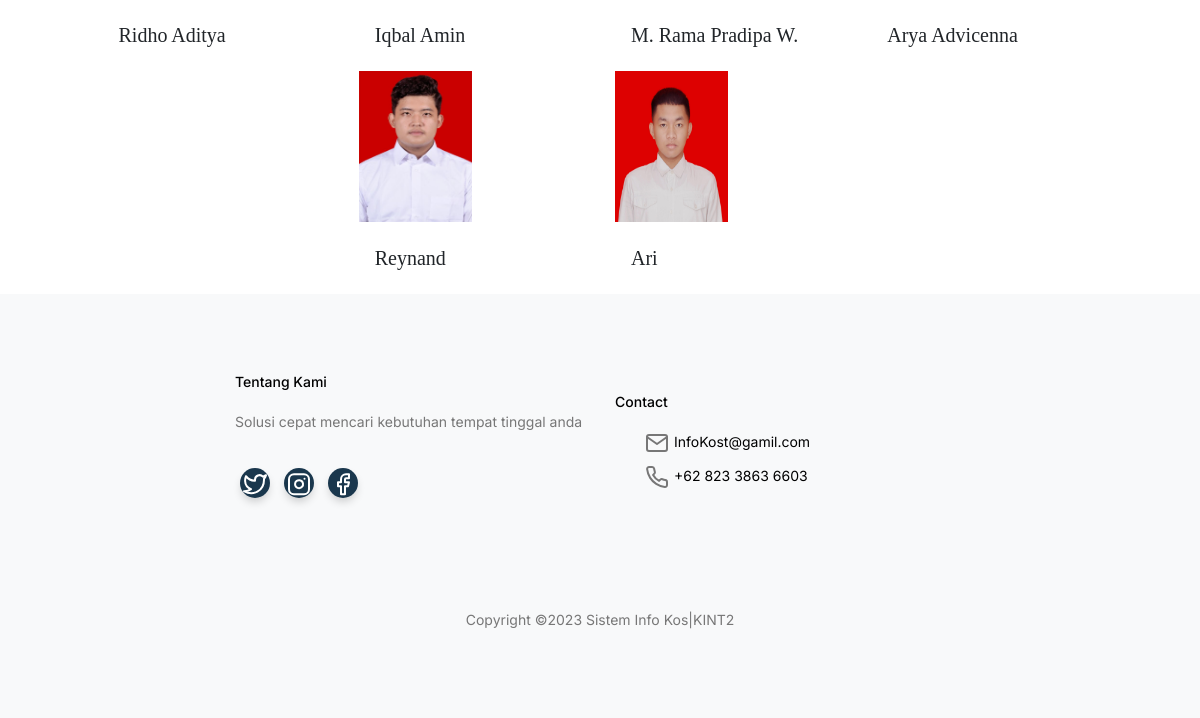
The app's page /contact.php (lower part), older data.
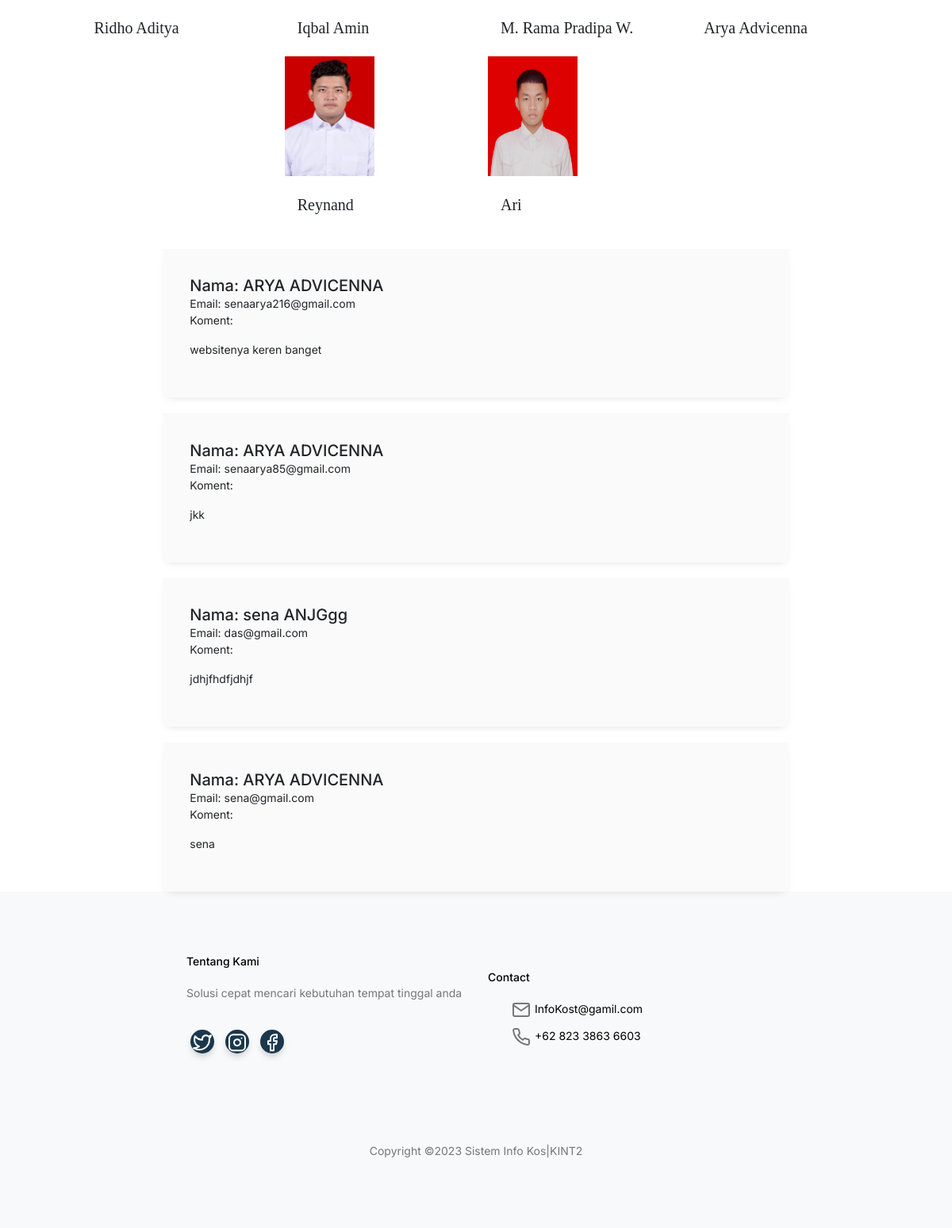
The same page, newer data.
### tables this page shows
CREATE TABLE `komen` (
  `id` int(11) NOT NULL,
  `nama` varchar(255) NOT NULL,
  `email` varchar(255) NOT NULL,
  `komentar` varchar(255) NOT NULL
);

### contact.php (the view, shortened to what this page needs)
<?php
include("koneksi.php");
?>
<!doctype html>
<html lang="en">
<head>
  <link href="https://maxcdn.bootstrapcdn.com/font-awesome/4.7.0/css/font-awesome.min.css" rel="stylesheet">
  <link rel="stylesheet" href="css/bootstrap.min.css">
  <link rel="stylesheet" href="css/owl.carousel.min.css">
  <link rel="stylesheet" href="css/owl.theme.default.min.css">
  <link rel="stylesheet" href="css/jquery.fancybox.min.css">
  <link rel="stylesheet" href="fonts/icomoon/style.css">
  <link rel="stylesheet" href="fonts/flaticon/font/flaticon.css">
  <link rel="stylesheet" href="css/daterangepicker.css">
  <link rel="stylesheet" href="css/aos.css">
  <link rel="stylesheet" href="css/style.css">
</head>
<body>
  <div class="row justify-content-center mt-5 section">
        <div class="col-lg-10">
          <div class="row">
            <div class="col-lg-3 mb-4">
              <div class="team">
                <div class="px-3">
                  <h3 class="mb-0">Ridho Aditya</h3>
                </div>
              </div>
            </div>
            <div class="col-lg-3 mb-4">
              <div class="team">
                  <div class="px-3">
                      <h3 class="mb-0">Iqbal Amin</h3>
                  </div>
              </div>
            </div>
            <div class="col-lg-3 mb-4">
              <div class="team">
                <div class="px-3">
                  <h3 class="mb-0">M. Rama Pradipa W.</h3>
                </div>
              </div>
            </div>
            <div class="col-lg-3 mb-4">
              <div class="team">
                <div class="px-3">
                  <h3 class="mb-0">Arya Advicenna </h3>
                </div>
              </div>
            </div>
            <div class="col-lg-3 mb-4">
              <div class="team">
                <img src="img/profil/Rey.jpg" alt="Image" class="img-fluid mb-4" style="width: 113.37px; height: 151.16px;">
                <div class="px-3">
                  <h3 class="mb-0">Reynand </h3>
                </div>
              </div>
            </div>
            <div class="col-lg-3 mb-4">
              <div class="team">
                <img src="img/profil/ari.jpg" alt="Image" class="img-fluid mb-4" style="width: 113.37px; height: 151.16px;">
                <div class="px-3">
                  <h3 class="mb-0">Ari </h3>
                </div>
              </div>
            </div>
          </div>
        </div>
      </div>
      <div class="row">
    <div class="col-md-8">
        <?php
        $result = mysqli_query($koneksi, "SELECT * FROM komen");
        while ($row = mysqli_fetch_assoc($result)) {
            ?>
            <div class="media g-mb-30 media-comment">
                <div class="media-body u-shadow-v18 g-bg-secondary g-pa-30">
                    <div class="g-mb-15">
                        <h5 class="h5 g-color-gray-dark-v1 mb-0">Nama: <?php echo htmlspecialchars($row['nama']); ?></h5>
                        <span class="g-color-gray-dark-v1 mb-0">Email: <?php echo htmlspecialchars($row['email']); ?></span>
                    </div>
                    <p>Koment: </p>
                    <p><?php echo htmlspecialchars($row['komentar']); ?></p>
                </div>
            </div>
            <?php
        }
        ?>
    </div>
</div>
  <div class="site-footer">
    <div class="inner first">
      <div class="container">
        <div class="row">
          <div class="col-md-6 col-lg-4">
            <div class="widget">
              <h3 class="heading">Tentang Kami</h3>
              <p>Solusi cepat mencari kebutuhan tempat tinggal anda</p>
            </div>
            <div class="widget">
              <ul class="list-unstyled social">
                <li><a href="#"><span class="icon-twitter"><i data-feather="twitter"></i></span></a></li>
                <li><a href="#"><span class="icon-instagram"><i data-feather="instagram"></i></span></a></li>
                <li><a href="#"><span class="icon-facebook"><i data-feather="facebook"></i></span></a></li>
              </ul>
            </div>
          </div>
          <div class="col-md-6 col-lg-4">
            <div class="widget">
              <h3 class="heading">Contact</h3>
              <ul class="list-unstyled quick-info links">
                <li class="email"><i data-feather="mail"></i><a href="#">InfoKost@gamil.com</a></li>
                <li class="phone"><i data-feather="phone"></i><a href="#">+62 823 3863 6603</a></li>
              </ul>
            </div>
          </div>
        </div>
      </div>
    </div>
    <div class="inner dark">
      <div class="container">
        <div class="row text-center">
          <div class="col-md-8 mb-3 mb-md-0 mx-auto">
            <p>Copyright &copy;<script>document.write(new Date().getFullYear());</script> Sistem Info Kos|KINT2
            </p>
          </div>
        </div>
      </div>
    </div>
  </div>
</body>
</html>

### css/style.css (style rules this page uses)
body { font-family: "Inter", sans-serif; line-height: 1.5; background: #ffffff; overflow-x: hidden; font-size: 14px; }
body:before { content: ""; position: fixed; top: 0; left: 0; z-index: 99; right: 0; bottom: 0; background: rgba(0, 0, 0, 0.2); opacity: 0; visibility: hidden; -webkit-transition: .3s all ease; -o-transition: .3s all ease; transition: .3s all ease; }
a { color: #1A374D; -webkit-transition: .3s all ease; -o-transition: .3s all ease; transition: .3s all ease; }
h1, .h1, h2, .h2, h3, .h3, h4, .h4 { font-family: "Source Serif Pro", serif; }
.team h3 { font-size: 20px; }
.site-footer { font-size: 14px; color: #777; line-height: 1.6; }
.site-footer .inner { padding-top: 0px; padding-bottom: 70px; background: #f8f9fa; }
.site-footer .inner.first { padding-top: 80px; }
.site-footer a { color: #000000; }
.site-footer .widget { margin-bottom: 30px; }
.site-footer .widget h3 { font-size: 14px; margin-bottom: 20px; color: #000000; font-family: "Inter", sans-serif; }
.site-footer .widget .social li { display: inline-block; }
.site-footer .widget .social li a { width: 30px; height: 30px; border-radius: 50%; background: #1A374D; display: inline-block; position: relative; color: #ffffff; -webkit-box-shadow: 0 5px 10px -2px rgba(0, 0, 0, 0.2); box-shadow: 0 5px 10px -2px rgba(0, 0, 0, 0.2); }
.site-footer .widget .social li a span { font-size: 16px; position: absolute; top: 50%; left: 50%; -webkit-transform: translate(-50%, -50%); -ms-transform: translate(-50%, -50%); transform: translate(-50%, -50%); }
.site-footer .widget .links li { display: block; margin-bottom: 10px; }
.site-footer .widget .links li a { color: #000000; }
.site-footer ul.quick-info li { position: relative; padding-left: 30px; }
.site-footer ul.quick-info li:before { left: 0; position: absolute; content: ""; font-family: 'icomoon'; color: #6998AB; }
.site-footer ul.quick-info li.email:before { content: "\f0e0"; }
.site-footer ul.quick-info li.phone:before { content: "\f095"; }

### contact.php (style rules this page uses)
@media (min-width: 0) { .g-pa-30 { padding: 2.14286rem !important; } }
.g-bg-secondary { background-color: #fafafa !important; }
.u-shadow-v18 { box-shadow: 0 5px 10px -6px rgba(0, 0, 0, 0.15); }
.media-comment { margin-top:20px }
.row { display: flex; justify-content: center; align-items: center; flex-wrap: wrap; }

Row changes from the older to the newer data that the page shows:
added komen: nama "ARYA ADVICENNA", email "senaarya216@gmail.com", komentar "websitenya keren banget"
added komen: nama "ARYA ADVICENNA", email "senaarya85@gmail.com", komentar "jkk"
added komen: nama "sena ANJGgg", email "das@gmail.com", komentar "jdhjfhdfjdhjf"
added komen: nama "ARYA ADVICENNA", email "sena@gmail.com", komentar "sena"
